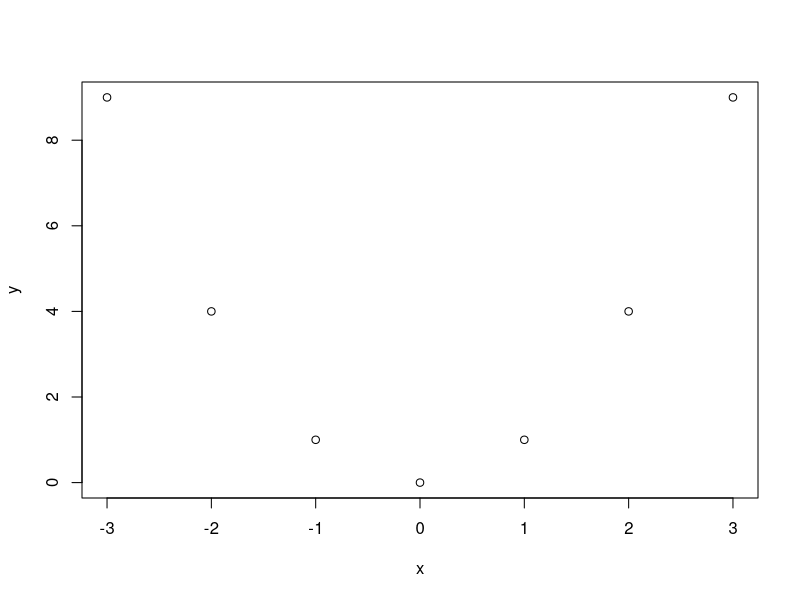
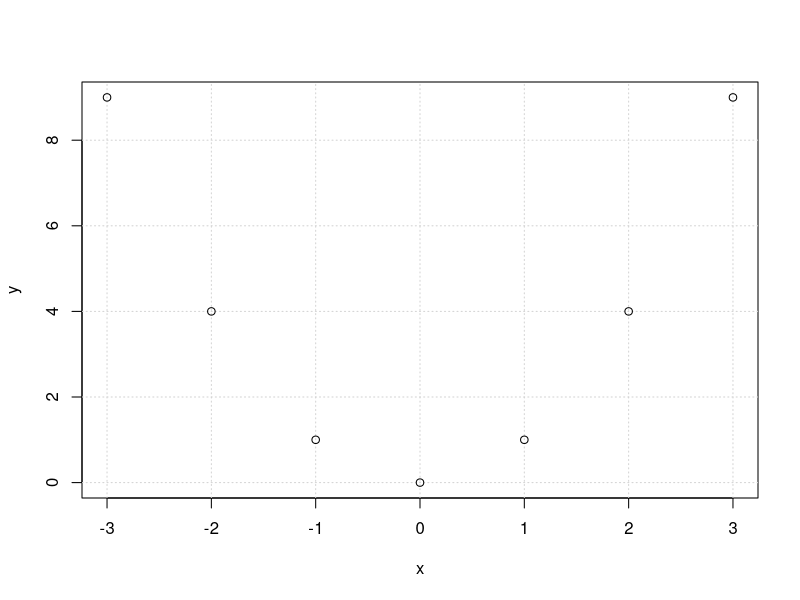
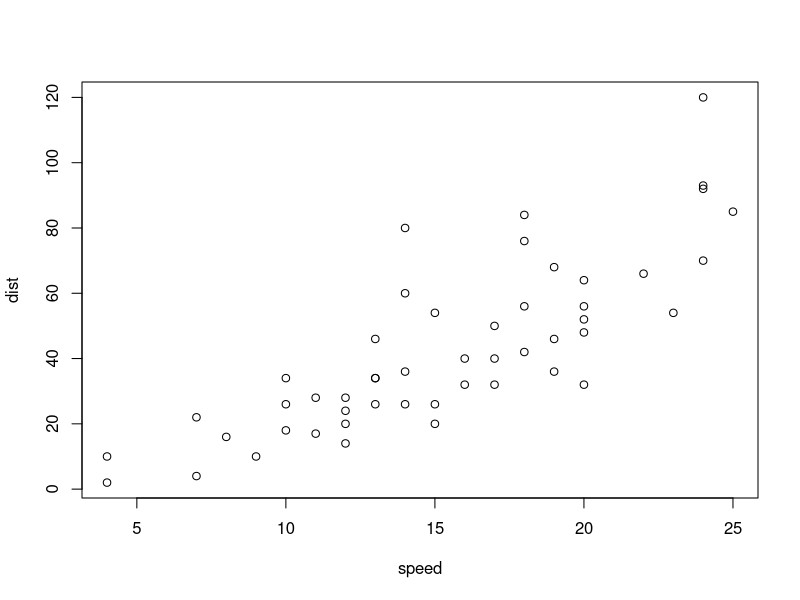
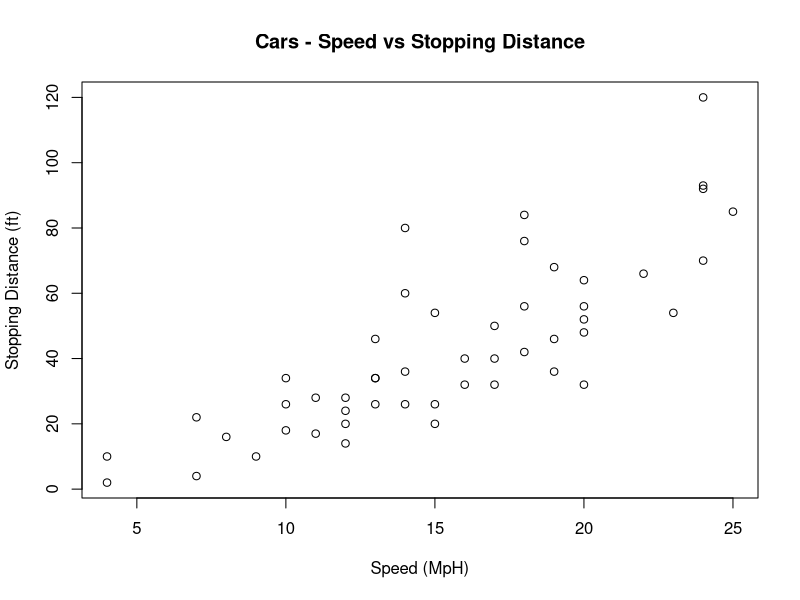
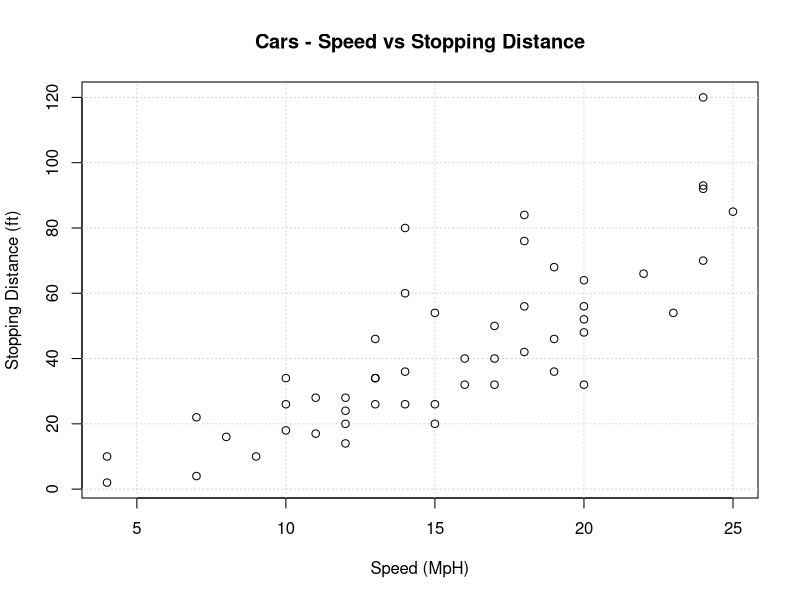
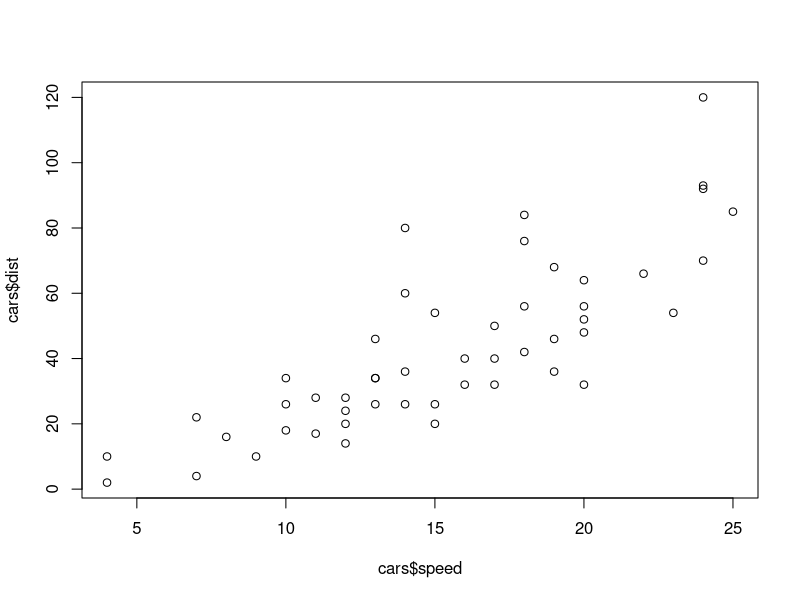
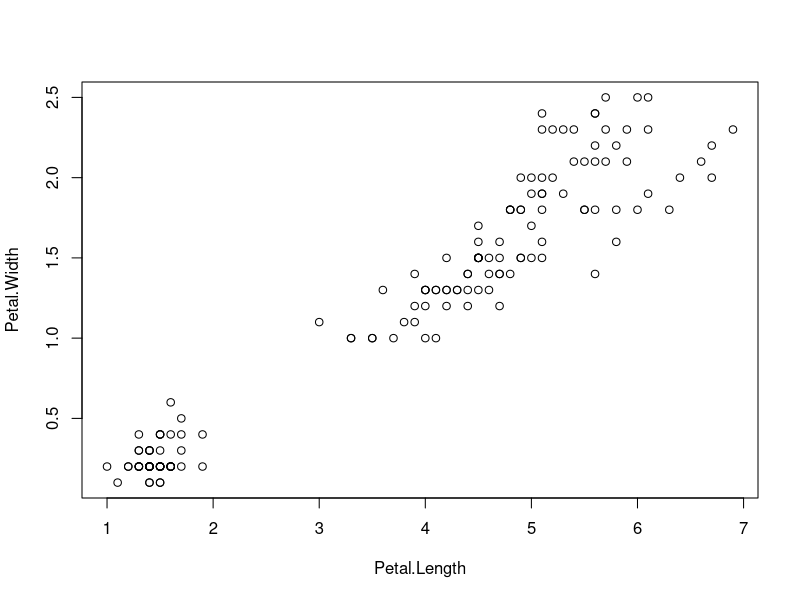
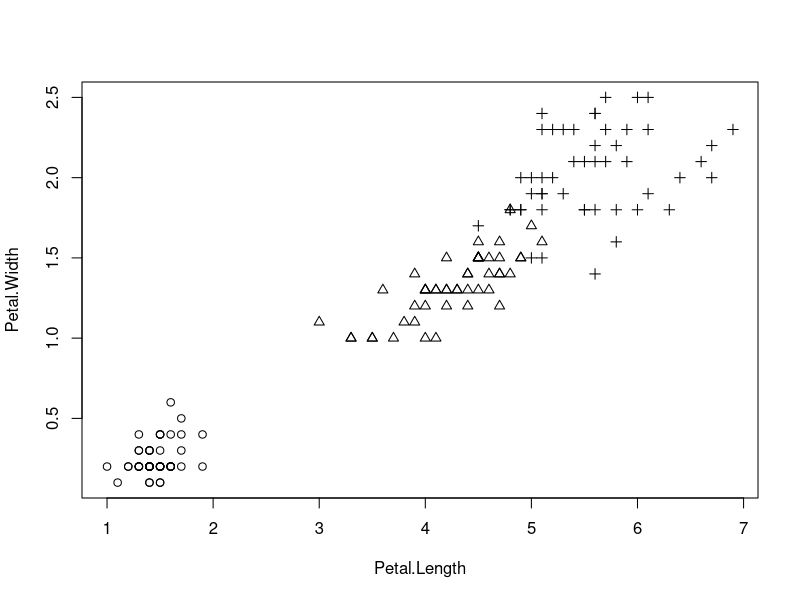

Write the R code that produced these figures, in order.
## ---- chunk 1
# plotting vectors
x <- -3:3
y <- x^2

plot(x, y)
## ---- chunk 2
plot(x,y, type = "n") # plots without displaying the points
grid() # makes grid
points(x, y) # displays the points
## ---- chunk 3
# plotting dataframe
plot(cars)
## ---- chunk 4
# adding labels

# method 1
plot(cars, 
     main = "Cars - Speed vs Stopping Distance",
     xlab = "Speed (MpH)",
     ylab = "Stopping Distance (ft)")
## ---- chunk 5
plot(cars,
     main = "Cars - Speed vs Stopping Distance",
     xlab = "Speed (MpH)",
     ylab = "Stopping Distance (ft)",
     type = "n")

grid()

points(cars$speed, cars$dist) # or simply points(cars)
## ---- chunk 6
with(cars, plot(cars$speed, cars$dist))
## ---- chunk 7
with(iris, plot(Petal.Length, Petal.Width))
## ---- chunk 8
with(iris, plot(Petal.Length, Petal.Width, pch = as.integer(Species)))
## ---- chunk 9
with(iris, plot(Petal.Length, Petal.Width, pch = as.integer(Species)))

legend(1.5, 2.4, c("setosa","versicolor","virginica"), pch=1:3)
## ---- chunk 10
x <- c(64, 60, 67, 59, 69)
y <- c(57, 60, 73, 62, 68)

m <- lm(y ~ x)

plot(y ~ x)

abline(m)

m$coefficients
## ---- chunk 11
plot(iris[,1:4])
